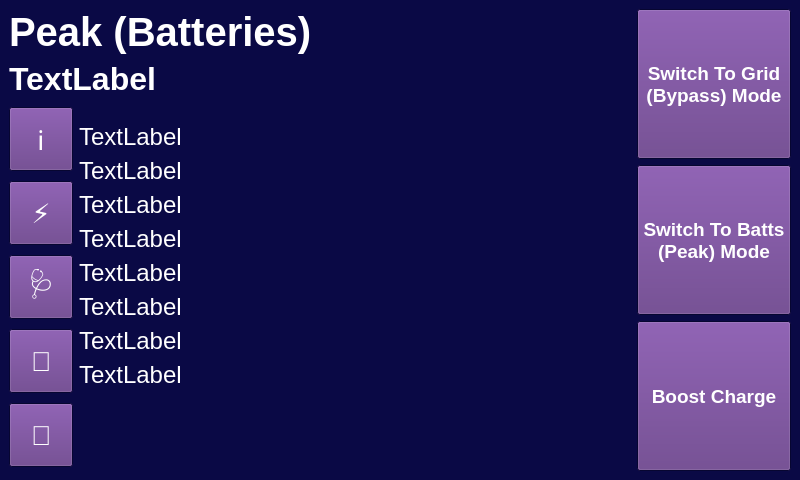
<?xml version="1.0" encoding="UTF-8"?>
<ui version="4.0">
 <class>MainWindow</class>
 <widget class="QMainWindow" name="MainWindow">
  <property name="enabled">
   <bool>true</bool>
  </property>
  <property name="geometry">
   <rect>
    <x>0</x>
    <y>0</y>
    <width>800</width>
    <height>480</height>
   </rect>
  </property>
  <property name="sizePolicy">
   <sizepolicy hsizetype="Fixed" vsizetype="Fixed">
    <horstretch>0</horstretch>
    <verstretch>0</verstretch>
   </sizepolicy>
  </property>
  <property name="minimumSize">
   <size>
    <width>800</width>
    <height>480</height>
   </size>
  </property>
  <property name="maximumSize">
   <size>
    <width>8000</width>
    <height>4800</height>
   </size>
  </property>
  <property name="palette">
   <palette>
    <active>
     <colorrole role="WindowText">
      <brush brushstyle="SolidPattern">
       <color alpha="255">
        <red>255</red>
        <green>255</green>
        <blue>255</blue>
       </color>
      </brush>
     </colorrole>
     <colorrole role="Button">
      <brush brushstyle="SolidPattern">
       <color alpha="255">
        <red>97</red>
        <green>53</green>
        <blue>131</blue>
       </color>
      </brush>
     </colorrole>
     <colorrole role="Light">
      <brush brushstyle="SolidPattern">
       <color alpha="255">
        <red>26</red>
        <green>95</green>
        <blue>180</blue>
       </color>
      </brush>
     </colorrole>
     <colorrole role="Midlight">
      <brush brushstyle="SolidPattern">
       <color alpha="255">
        <red>26</red>
        <green>95</green>
        <blue>180</blue>
       </color>
      </brush>
     </colorrole>
     <colorrole role="Dark">
      <brush brushstyle="SolidPattern">
       <color alpha="255">
        <red>224</red>
        <green>27</green>
        <blue>36</blue>
       </color>
      </brush>
     </colorrole>
     <colorrole role="Mid">
      <brush brushstyle="SolidPattern">
       <color alpha="255">
        <red>224</red>
        <green>27</green>
        <blue>36</blue>
       </color>
      </brush>
     </colorrole>
     <colorrole role="Text">
      <brush brushstyle="SolidPattern">
       <color alpha="255">
        <red>255</red>
        <green>255</green>
        <blue>255</blue>
       </color>
      </brush>
     </colorrole>
     <colorrole role="BrightText">
      <brush brushstyle="SolidPattern">
       <color alpha="255">
        <red>255</red>
        <green>255</green>
        <blue>255</blue>
       </color>
      </brush>
     </colorrole>
     <colorrole role="ButtonText">
      <brush brushstyle="SolidPattern">
       <color alpha="255">
        <red>255</red>
        <green>255</green>
        <blue>255</blue>
       </color>
      </brush>
     </colorrole>
     <colorrole role="Base">
      <brush brushstyle="SolidPattern">
       <color alpha="255">
        <red>0</red>
        <green>0</green>
        <blue>0</blue>
       </color>
      </brush>
     </colorrole>
     <colorrole role="Window">
      <brush brushstyle="SolidPattern">
       <color alpha="255">
        <red>10</red>
        <green>9</green>
        <blue>69</blue>
       </color>
      </brush>
     </colorrole>
     <colorrole role="Shadow">
      <brush brushstyle="SolidPattern">
       <color alpha="255">
        <red>0</red>
        <green>0</green>
        <blue>0</blue>
       </color>
      </brush>
     </colorrole>
     <colorrole role="AlternateBase">
      <brush brushstyle="SolidPattern">
       <color alpha="255">
        <red>140</red>
        <green>175</green>
        <blue>217</blue>
       </color>
      </brush>
     </colorrole>
     <colorrole role="ToolTipBase">
      <brush brushstyle="SolidPattern">
       <color alpha="255">
        <red>255</red>
        <green>255</green>
        <blue>220</blue>
       </color>
      </brush>
     </colorrole>
     <colorrole role="ToolTipText">
      <brush brushstyle="SolidPattern">
       <color alpha="255">
        <red>251</red>
        <green>251</green>
        <blue>251</blue>
       </color>
      </brush>
     </colorrole>
     <colorrole role="PlaceholderText">
      <brush brushstyle="SolidPattern">
       <color alpha="127">
        <red>0</red>
        <green>0</green>
        <blue>0</blue>
       </color>
      </brush>
     </colorrole>
     <colorrole role="Accent">
      <brush brushstyle="SolidPattern">
       <color alpha="255">
        <red>255</red>
        <green>255</green>
        <blue>255</blue>
       </color>
      </brush>
     </colorrole>
    </active>
    <inactive>
     <colorrole role="WindowText">
      <brush brushstyle="SolidPattern">
       <color alpha="255">
        <red>255</red>
        <green>255</green>
        <blue>255</blue>
       </color>
      </brush>
     </colorrole>
     <colorrole role="Button">
      <brush brushstyle="SolidPattern">
       <color alpha="255">
        <red>97</red>
        <green>53</green>
        <blue>131</blue>
       </color>
      </brush>
     </colorrole>
     <colorrole role="Light">
      <brush brushstyle="SolidPattern">
       <color alpha="255">
        <red>26</red>
        <green>95</green>
        <blue>180</blue>
       </color>
      </brush>
     </colorrole>
     <colorrole role="Midlight">
      <brush brushstyle="SolidPattern">
       <color alpha="255">
        <red>26</red>
        <green>95</green>
        <blue>180</blue>
       </color>
      </brush>
     </colorrole>
     <colorrole role="Dark">
      <brush brushstyle="SolidPattern">
       <color alpha="255">
        <red>224</red>
        <green>27</green>
        <blue>36</blue>
       </color>
      </brush>
     </colorrole>
     <colorrole role="Mid">
      <brush brushstyle="SolidPattern">
       <color alpha="255">
        <red>224</red>
        <green>27</green>
        <blue>36</blue>
       </color>
      </brush>
     </colorrole>
     <colorrole role="Text">
      <brush brushstyle="SolidPattern">
       <color alpha="255">
        <red>255</red>
        <green>255</green>
        <blue>255</blue>
       </color>
      </brush>
     </colorrole>
     <colorrole role="BrightText">
      <brush brushstyle="SolidPattern">
       <color alpha="255">
        <red>255</red>
        <green>255</green>
        <blue>255</blue>
       </color>
      </brush>
     </colorrole>
     <colorrole role="ButtonText">
      <brush brushstyle="SolidPattern">
       <color alpha="255">
        <red>255</red>
        <green>255</green>
        <blue>255</blue>
       </color>
      </brush>
     </colorrole>
     <colorrole role="Base">
      <brush brushstyle="SolidPattern">
       <color alpha="255">
        <red>0</red>
        <green>0</green>
        <blue>0</blue>
       </color>
      </brush>
     </colorrole>
     <colorrole role="Window">
      <brush brushstyle="SolidPattern">
       <color alpha="255">
        <red>10</red>
        <green>9</green>
        <blue>69</blue>
       </color>
      </brush>
     </colorrole>
     <colorrole role="Shadow">
      <brush brushstyle="SolidPattern">
       <color alpha="255">
        <red>0</red>
        <green>0</green>
        <blue>0</blue>
       </color>
      </brush>
     </colorrole>
     <colorrole role="AlternateBase">
      <brush brushstyle="SolidPattern">
       <color alpha="255">
        <red>140</red>
        <green>175</green>
        <blue>217</blue>
       </color>
      </brush>
     </colorrole>
     <colorrole role="ToolTipBase">
      <brush brushstyle="SolidPattern">
       <color alpha="255">
        <red>255</red>
        <green>255</green>
        <blue>220</blue>
       </color>
      </brush>
     </colorrole>
     <colorrole role="ToolTipText">
      <brush brushstyle="SolidPattern">
       <color alpha="255">
        <red>251</red>
        <green>251</green>
        <blue>251</blue>
       </color>
      </brush>
     </colorrole>
     <colorrole role="PlaceholderText">
      <brush brushstyle="SolidPattern">
       <color alpha="127">
        <red>0</red>
        <green>0</green>
        <blue>0</blue>
       </color>
      </brush>
     </colorrole>
     <colorrole role="Accent">
      <brush brushstyle="SolidPattern">
       <color alpha="255">
        <red>255</red>
        <green>255</green>
        <blue>255</blue>
       </color>
      </brush>
     </colorrole>
    </inactive>
    <disabled>
     <colorrole role="WindowText">
      <brush brushstyle="SolidPattern">
       <color alpha="255">
        <red>224</red>
        <green>27</green>
        <blue>36</blue>
       </color>
      </brush>
     </colorrole>
     <colorrole role="Button">
      <brush brushstyle="SolidPattern">
       <color alpha="255">
        <red>97</red>
        <green>53</green>
        <blue>131</blue>
       </color>
      </brush>
     </colorrole>
     <colorrole role="Light">
      <brush brushstyle="SolidPattern">
       <color alpha="255">
        <red>26</red>
        <green>95</green>
        <blue>180</blue>
       </color>
      </brush>
     </colorrole>
     <colorrole role="Midlight">
      <brush brushstyle="SolidPattern">
       <color alpha="255">
        <red>26</red>
        <green>95</green>
        <blue>180</blue>
       </color>
      </brush>
     </colorrole>
     <colorrole role="Dark">
      <brush brushstyle="SolidPattern">
       <color alpha="255">
        <red>224</red>
        <green>27</green>
        <blue>36</blue>
       </color>
      </brush>
     </colorrole>
     <colorrole role="Mid">
      <brush brushstyle="SolidPattern">
       <color alpha="255">
        <red>224</red>
        <green>27</green>
        <blue>36</blue>
       </color>
      </brush>
     </colorrole>
     <colorrole role="Text">
      <brush brushstyle="SolidPattern">
       <color alpha="255">
        <red>224</red>
        <green>27</green>
        <blue>36</blue>
       </color>
      </brush>
     </colorrole>
     <colorrole role="BrightText">
      <brush brushstyle="SolidPattern">
       <color alpha="255">
        <red>255</red>
        <green>255</green>
        <blue>255</blue>
       </color>
      </brush>
     </colorrole>
     <colorrole role="ButtonText">
      <brush brushstyle="SolidPattern">
       <color alpha="255">
        <red>224</red>
        <green>27</green>
        <blue>36</blue>
       </color>
      </brush>
     </colorrole>
     <colorrole role="Base">
      <brush brushstyle="SolidPattern">
       <color alpha="255">
        <red>10</red>
        <green>9</green>
        <blue>69</blue>
       </color>
      </brush>
     </colorrole>
     <colorrole role="Window">
      <brush brushstyle="SolidPattern">
       <color alpha="255">
        <red>10</red>
        <green>9</green>
        <blue>69</blue>
       </color>
      </brush>
     </colorrole>
     <colorrole role="Shadow">
      <brush brushstyle="SolidPattern">
       <color alpha="255">
        <red>0</red>
        <green>0</green>
        <blue>0</blue>
       </color>
      </brush>
     </colorrole>
     <colorrole role="AlternateBase">
      <brush brushstyle="SolidPattern">
       <color alpha="255">
        <red>26</red>
        <green>95</green>
        <blue>180</blue>
       </color>
      </brush>
     </colorrole>
     <colorrole role="ToolTipBase">
      <brush brushstyle="SolidPattern">
       <color alpha="255">
        <red>255</red>
        <green>255</green>
        <blue>220</blue>
       </color>
      </brush>
     </colorrole>
     <colorrole role="ToolTipText">
      <brush brushstyle="SolidPattern">
       <color alpha="255">
        <red>251</red>
        <green>251</green>
        <blue>251</blue>
       </color>
      </brush>
     </colorrole>
     <colorrole role="PlaceholderText">
      <brush brushstyle="SolidPattern">
       <color alpha="127">
        <red>13</red>
        <green>47</green>
        <blue>90</blue>
       </color>
      </brush>
     </colorrole>
     <colorrole role="Accent">
      <brush brushstyle="SolidPattern">
       <color alpha="255">
        <red>34</red>
        <green>123</green>
        <blue>234</blue>
       </color>
      </brush>
     </colorrole>
    </disabled>
   </palette>
  </property>
  <property name="windowTitle">
   <string>MainWindow</string>
  </property>
  <widget class="QWidget" name="centralwidget">
   <property name="maximumSize">
    <size>
     <width>800</width>
     <height>480</height>
    </size>
   </property>
   <layout class="QHBoxLayout" name="horizontalLayout_2" stretch="0,0">
    <item>
     <layout class="QVBoxLayout" name="verticalLayout_2">
      <item>
       <widget class="QLabel" name="lblSystemStatus">
        <property name="sizePolicy">
         <sizepolicy hsizetype="Maximum" vsizetype="Maximum">
          <horstretch>0</horstretch>
          <verstretch>0</verstretch>
         </sizepolicy>
        </property>
        <property name="font">
         <font>
          <pointsize>30</pointsize>
          <bold>true</bold>
         </font>
        </property>
        <property name="text">
         <string>Peak (Batteries)</string>
        </property>
       </widget>
      </item>
      <item>
       <widget class="QLabel" name="lblInverterStatus">
        <property name="sizePolicy">
         <sizepolicy hsizetype="Maximum" vsizetype="Maximum">
          <horstretch>0</horstretch>
          <verstretch>0</verstretch>
         </sizepolicy>
        </property>
        <property name="font">
         <font>
          <pointsize>24</pointsize>
          <bold>true</bold>
         </font>
        </property>
        <property name="text">
         <string>TextLabel</string>
        </property>
       </widget>
      </item>
      <item>
       <layout class="QHBoxLayout" name="horizontalLayout">
        <item>
         <layout class="QVBoxLayout" name="verticalLayout">
          <property name="sizeConstraint">
           <enum>QLayout::SizeConstraint::SetDefaultConstraint</enum>
          </property>
          <item>
           <widget class="QToolButton" name="btnGeneral">
            <property name="minimumSize">
             <size>
              <width>64</width>
              <height>64</height>
             </size>
            </property>
            <property name="font">
             <font>
              <pointsize>20</pointsize>
             </font>
            </property>
            <property name="text">
             <string>ℹ️</string>
            </property>
           </widget>
          </item>
          <item>
           <widget class="QToolButton" name="btnCharging">
            <property name="minimumSize">
             <size>
              <width>64</width>
              <height>64</height>
             </size>
            </property>
            <property name="font">
             <font>
              <pointsize>20</pointsize>
             </font>
            </property>
            <property name="text">
             <string>⚡</string>
            </property>
           </widget>
          </item>
          <item>
           <widget class="QToolButton" name="btnHealth">
            <property name="minimumSize">
             <size>
              <width>64</width>
              <height>64</height>
             </size>
            </property>
            <property name="font">
             <font>
              <pointsize>20</pointsize>
             </font>
            </property>
            <property name="text">
             <string>🩺</string>
            </property>
           </widget>
          </item>
          <item>
           <widget class="QToolButton" name="btnAC">
            <property name="minimumSize">
             <size>
              <width>64</width>
              <height>64</height>
             </size>
            </property>
            <property name="font">
             <font>
              <pointsize>20</pointsize>
             </font>
            </property>
            <property name="text">
             <string>🔌</string>
            </property>
           </widget>
          </item>
          <item>
           <widget class="QToolButton" name="btnBatteries">
            <property name="minimumSize">
             <size>
              <width>64</width>
              <height>64</height>
             </size>
            </property>
            <property name="font">
             <font>
              <pointsize>20</pointsize>
             </font>
            </property>
            <property name="text">
             <string>🔋</string>
            </property>
           </widget>
          </item>
         </layout>
        </item>
        <item>
         <layout class="QVBoxLayout" name="verticalLayout_3">
          <item>
           <spacer name="horizontalSpacer">
            <property name="orientation">
             <enum>Qt::Orientation::Horizontal</enum>
            </property>
            <property name="sizeHint" stdset="0">
             <size>
              <width>40</width>
              <height>20</height>
             </size>
            </property>
           </spacer>
          </item>
          <item>
           <widget class="QLabel" name="lbl01">
            <property name="font">
             <font>
              <pointsize>18</pointsize>
             </font>
            </property>
            <property name="text">
             <string>TextLabel</string>
            </property>
           </widget>
          </item>
          <item>
           <widget class="QLabel" name="lbl02">
            <property name="font">
             <font>
              <pointsize>18</pointsize>
             </font>
            </property>
            <property name="text">
             <string>TextLabel</string>
            </property>
           </widget>
          </item>
          <item>
           <widget class="QLabel" name="lbl03">
            <property name="font">
             <font>
              <pointsize>18</pointsize>
             </font>
            </property>
            <property name="text">
             <string>TextLabel</string>
            </property>
           </widget>
          </item>
          <item>
           <widget class="QLabel" name="lbl04">
            <property name="font">
             <font>
              <pointsize>18</pointsize>
             </font>
            </property>
            <property name="text">
             <string>TextLabel</string>
            </property>
           </widget>
          </item>
          <item>
           <widget class="QLabel" name="lbl05">
            <property name="font">
             <font>
              <pointsize>18</pointsize>
             </font>
            </property>
            <property name="text">
             <string>TextLabel</string>
            </property>
           </widget>
          </item>
          <item>
           <widget class="QLabel" name="lbl06">
            <property name="font">
             <font>
              <pointsize>18</pointsize>
             </font>
            </property>
            <property name="text">
             <string>TextLabel</string>
            </property>
           </widget>
          </item>
          <item>
           <widget class="QLabel" name="lbl07">
            <property name="font">
             <font>
              <pointsize>18</pointsize>
             </font>
            </property>
            <property name="text">
             <string>TextLabel</string>
            </property>
           </widget>
          </item>
          <item>
           <widget class="QLabel" name="lbl08">
            <property name="font">
             <font>
              <pointsize>18</pointsize>
             </font>
            </property>
            <property name="text">
             <string>TextLabel</string>
            </property>
           </widget>
          </item>
          <item>
           <spacer name="verticalSpacer">
            <property name="orientation">
             <enum>Qt::Orientation::Vertical</enum>
            </property>
            <property name="sizeHint" stdset="0">
             <size>
              <width>20</width>
              <height>40</height>
             </size>
            </property>
           </spacer>
          </item>
         </layout>
        </item>
       </layout>
      </item>
     </layout>
    </item>
    <item>
     <layout class="QVBoxLayout" name="verticalLayout_4">
      <item>
       <widget class="QToolButton" name="btnSwitchToGrid">
        <property name="enabled">
         <bool>true</bool>
        </property>
        <property name="sizePolicy">
         <sizepolicy hsizetype="Minimum" vsizetype="Minimum">
          <horstretch>0</horstretch>
          <verstretch>0</verstretch>
         </sizepolicy>
        </property>
        <property name="font">
         <font>
          <pointsize>14</pointsize>
          <bold>true</bold>
         </font>
        </property>
        <property name="text">
         <string>Switch To Grid
(Bypass) Mode</string>
        </property>
       </widget>
      </item>
      <item>
       <widget class="QPushButton" name="btnSwitchToBatts">
        <property name="sizePolicy">
         <sizepolicy hsizetype="Minimum" vsizetype="Minimum">
          <horstretch>0</horstretch>
          <verstretch>0</verstretch>
         </sizepolicy>
        </property>
        <property name="font">
         <font>
          <pointsize>14</pointsize>
          <bold>true</bold>
         </font>
        </property>
        <property name="focusPolicy">
         <enum>Qt::FocusPolicy::TabFocus</enum>
        </property>
        <property name="text">
         <string>Switch To Batts
(Peak) Mode</string>
        </property>
       </widget>
      </item>
      <item>
       <widget class="QToolButton" name="btnBoostCharge">
        <property name="sizePolicy">
         <sizepolicy hsizetype="Minimum" vsizetype="Minimum">
          <horstretch>0</horstretch>
          <verstretch>0</verstretch>
         </sizepolicy>
        </property>
        <property name="font">
         <font>
          <pointsize>14</pointsize>
          <bold>true</bold>
         </font>
        </property>
        <property name="focusPolicy">
         <enum>Qt::FocusPolicy::TabFocus</enum>
        </property>
        <property name="text">
         <string>Boost Charge</string>
        </property>
       </widget>
      </item>
     </layout>
    </item>
   </layout>
  </widget>
 </widget>
 <resources/>
 <connections/>
</ui>
